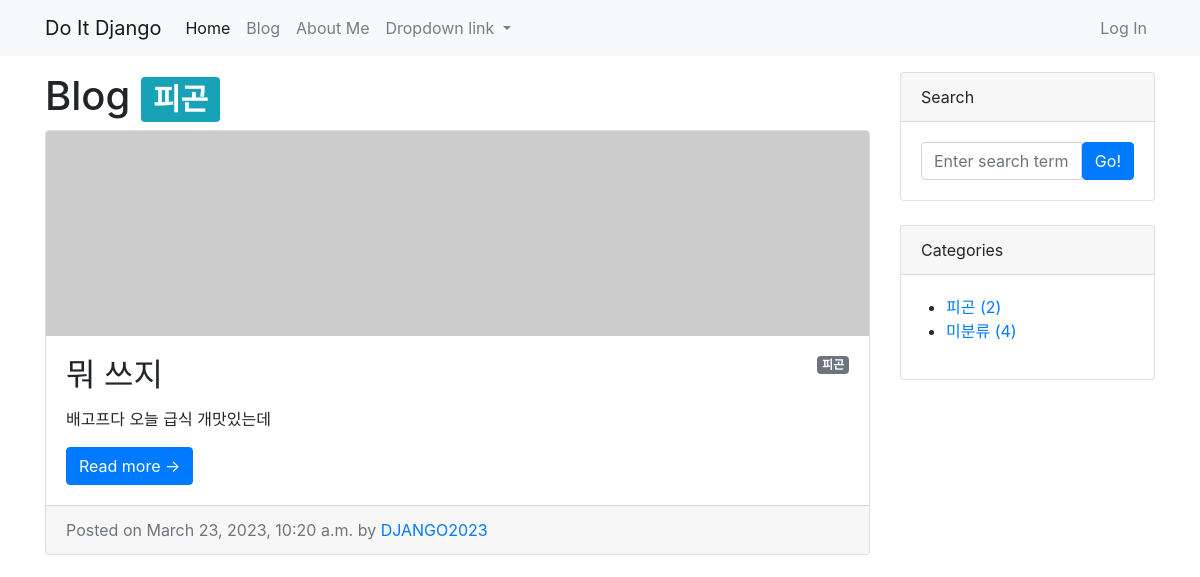
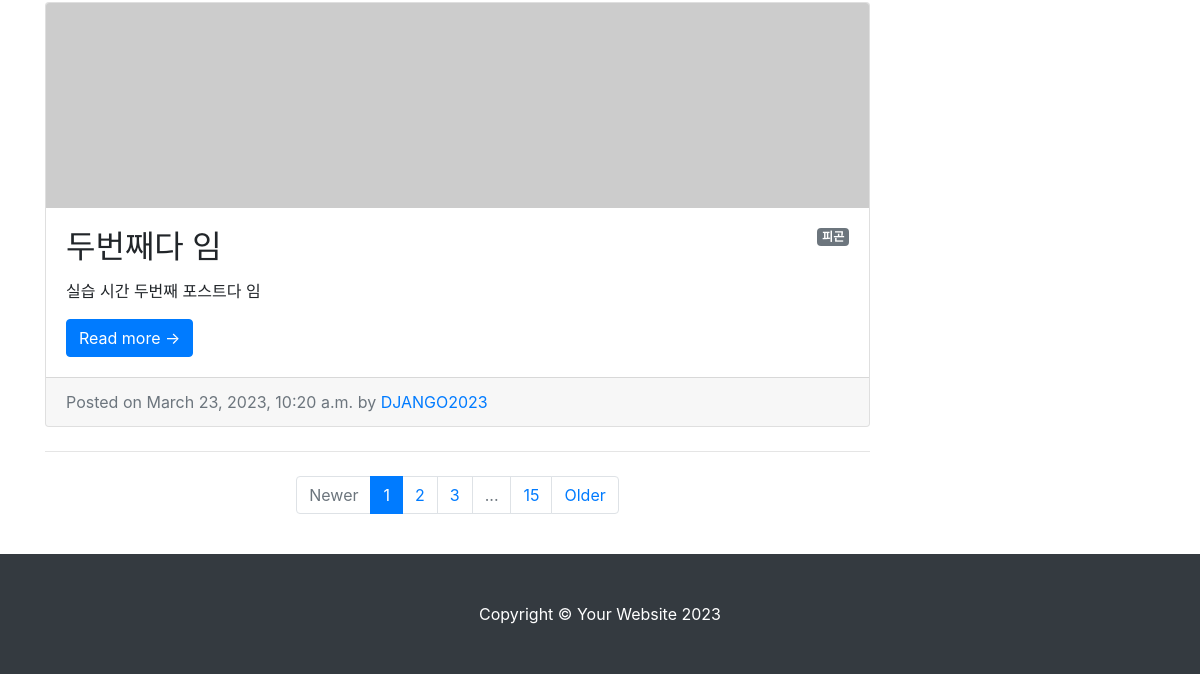
Page /blog/category/피곤/ on the earlier database version (2 pictures, top to bottom).
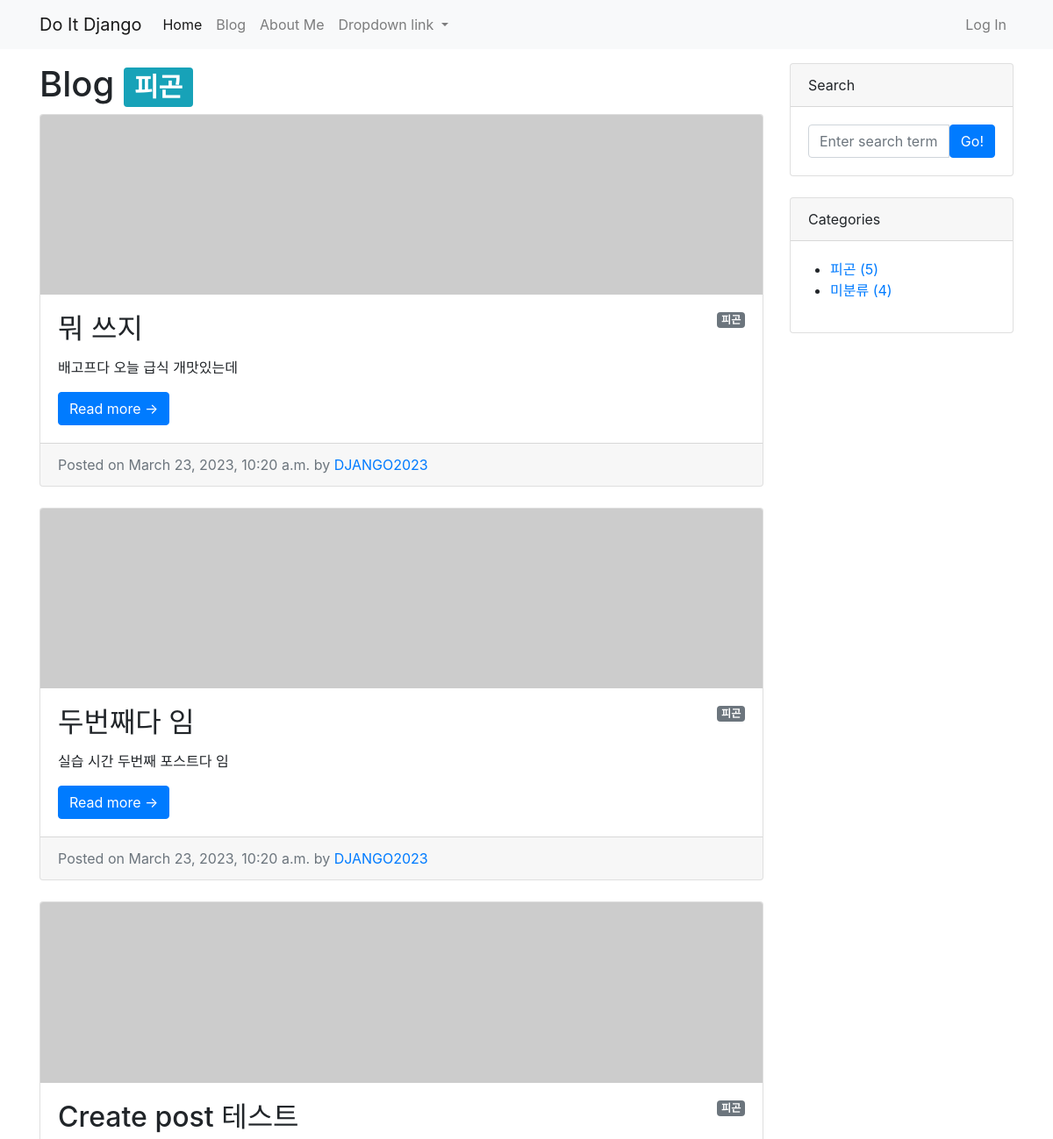
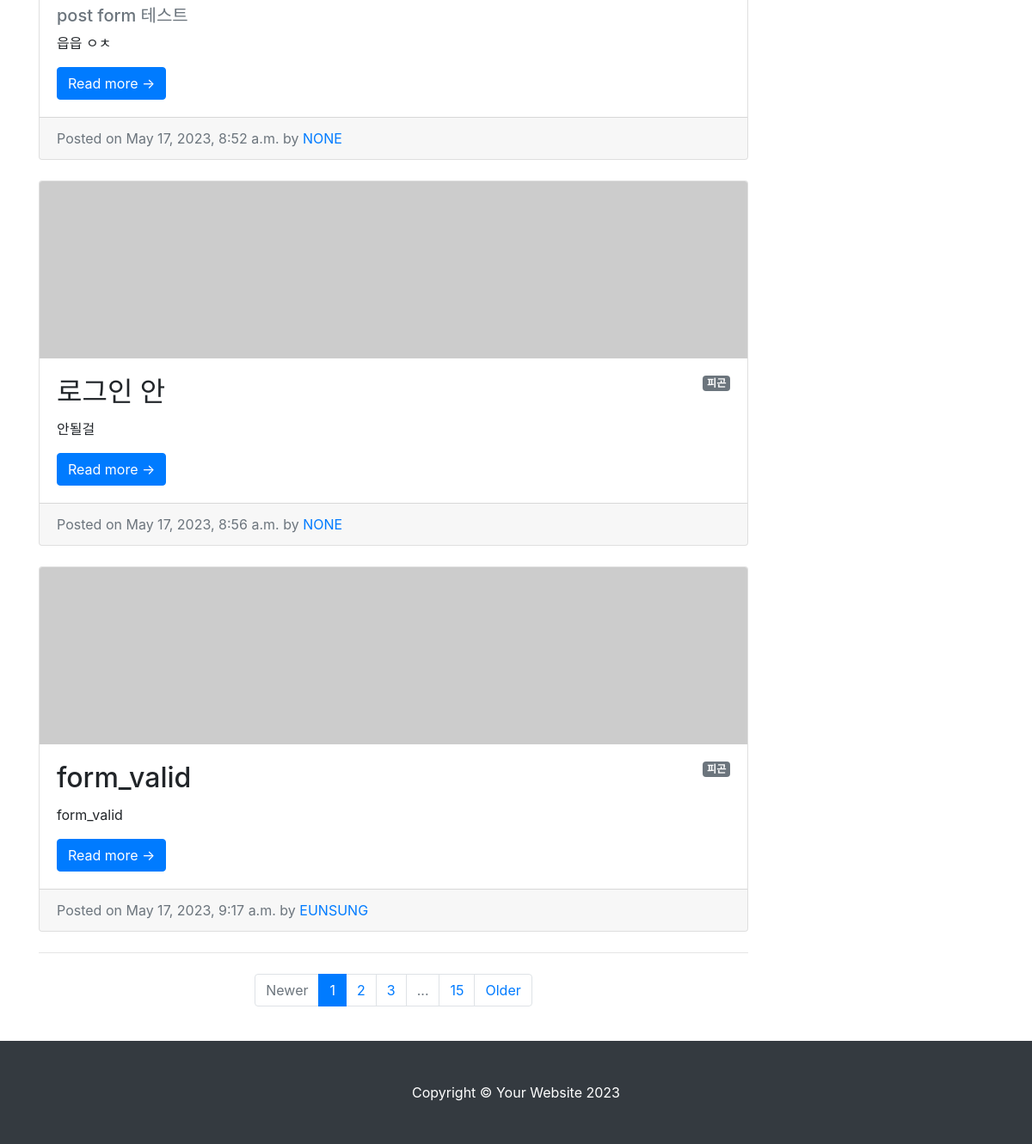
Same page on the later database version (2 pictures, top to bottom).
### blog/models.py (models this page shows, shortened)
class Post(models.Model):
    title = models.CharField(max_length=30)
    hook_text = models.CharField(max_length=100, blank=True)
    content = models.TextField()
    head_image = models.ImageField(upload_to='blog/images/%Y/%m/%d/', blank=True)
    file_upload = models.FileField(upload_to='blog/files/%Y/%m/%d/', blank=True)
    created_at = models.DateTimeField(auto_now_add=True)
    updated_at = models.DateTimeField(auto_now=True)
    author = models.ForeignKey(User, null=True, on_delete=models.SET_NULL)
    category = models.ForeignKey(Category, null=True, blank=True, on_delete=models.SET_NULL)
    tags = models.ManyToManyField(Tag, blank=True)
    def get_absolute_url(self):
        return f'/blog/{self.pk}/'

class Category(models.Model):
    name = models.CharField(max_length=50)
    slug = models.SlugField(max_length=200, unique=True, allow_unicode=True)
    def __str__(self):
        return self.name
    def get_absolute_url(self): # get_absolute_url -> URL을 반환하는 메서드
        return f'/blog/category/{self.slug}/'
    class Meta:
        verbose_name_plural = 'categories'

### blog/views.py (the view)
# urls.py: path('category/<str:slug>/', views.category_page),
def category_page(request, slug):
    if slug == 'no_category':
        category = '미분류'
        post_list = Post.objects.filter(category=None)
    else:
        category = Category.objects.get(slug=slug)
        post_list = Post.objects.filter(category=category)
    return render(
        request,
        'blog/post_list.html', # 템플릿은 포스트 목록 페이지를 만들 때 사용했던 blog/post_list.html을 재사용
        {
            'post_list': post_list,
            'categories': Category.objects.all(),
            'no_category_post_count': Post.objects.filter(category=None).count(),
            "category": category,
        }
    )

### blog/templates/blog/post_list.html (shortened to what this page needs)
{% extends 'blog/base.html' %}
{% block main_area %}
    <h1>Blog
        {% if category %}
            <span class="badge badge-info">{{ category }}</span>
        {% endif %}
    </h1>
    {% if post_list.exists %}
        {% for p in post_list %}
        <div class="card mb-4" id="post-{{ p.pk }}">
            {% if p.head_image %}
                <img class="card-img-top" src="{{ p.head_image.url }}" alt="{{ p }} head image"/>
            {% else %}
                <img class="card-img-top" src="https://picsum.photos/seed/{{ p.id }}/800/200" alt="random_image">
            {% endif %}
            <div class="card-body">
                {% if p.category %}
                    <span class="badge badge-secondary float-right">{{ p.category }}</span>
                {% else %}
                    <span class="badge badge-secondary float-right">미분류</span>
                {% endif %}
                <h2 class="card-title">{{ p.title }}</h2>
                <h5 class="text-muted">{{ p.hook_text }}</h5>
                <p class="card-text">{{ p.content | truncatewords:45 }}</p>
                <a class="btn btn-primary" href="{{ p.get_absolute_url }}">Read more &rarr;</a>
            </div>
            <div class="card-footer text-muted">
                Posted on {{ p.created_at }} by
                <a href="#">{{ p.author | upper }}</a>
            </div>
        </div>
        {% endfor %}
    {% else %}
        <h3>아직 게시물이 없습니다.</h3>
    {% endif %}
    <nav aria-label="Pagination">
        <hr class="my-0" />
        <ul class="pagination justify-content-center my-4">
            <li class="page-item disabled"><a class="page-link" href="#" tabindex="-1" aria-disabled="true">Newer</a></li>
            <li class="page-item active" aria-current="page"><a class="page-link" href="#!">1</a></li>
            <li class="page-item"><a class="page-link" href="#!">2</a></li>
            <li class="page-item"><a class="page-link" href="#!">3</a></li>
            <li class="page-item disabled"><a class="page-link" href="#!">...</a></li>
            <li class="page-item"><a class="page-link" href="#!">15</a></li>
            <li class="page-item"><a class="page-link" href="#!">Older</a></li>
        </ul>
    </nav>
{% endblock %}

### blog/templates/blog/base.html (shortened to what this page needs)
<!DOCTYPE html>
{% load static %}
<html lang="ko">
<html>
    <head>
        <link rel="stylesheet" href="{% static 'blog/bootstrap/bootstrap.min.css' %}" media="screen">
    </head>
    <body>
        {% include 'blog/navbar.html' %}
        <div class="container my-3">
            <div class="row">
                <div class="col-md-8 col-lg-9" id="main-area">
                   {% block main_area %}
                   {% endblock %}
                </div>
                <div class="col-md-4 col-lg-3">
                    <div class="card mb-4">
                        <div class="card-header">Search</div>
                        <div class="card-body">
                            <div class="input-group">
                                <input class="form-control" type="text" placeholder="Enter search term..." aria-label="Enter search term..." aria-describedby="button-search" />
                                <button class="btn btn-primary" id="button-search" type="button">Go!</button>
                            </div>
                        </div>
                    </div>
                    <div class="card mb-4" id="categories-card">
                        <div class="card-header">Categories</div>
                        <div class="card-body">
                            <div class="row">
                                <ul>
                                    {% for category in categories %}
                                    <li><a href="{{ category.get_absolute_url }}"> {{ category }} ({{category.post_set.count }})</a></li>
                                    {% endfor %}
                                    <li><a href="/blog/category/no_category/">미분류 ({{ no_category_post_count }})</a></li>
                                </ul>
                            </div>
                        </div>
                    </div>
                </div>
            </div>
        </div>
        {% include 'blog/footer.html' %}
    </body>
</html>

Differences in the rows shown:
computed for Category "피곤": post_set.count "2" → "5"
added Post: category "피곤", title "Create post 테스트", hook_text "post form 테스트", content "읍읍 ㅇㅊ", created_at "May 17, 2023, 8:52 a.m.", author "NONE"
added Post: category "피곤", title "로그인 안", content "안될걸", created_at "May 17, 2023, 8:56 a.m.", author "NONE"
added Post: category "피곤", title "form_valid", content "form_valid", created_at "May 17, 2023, 9:17 a.m.", author "EUNSUNG"
